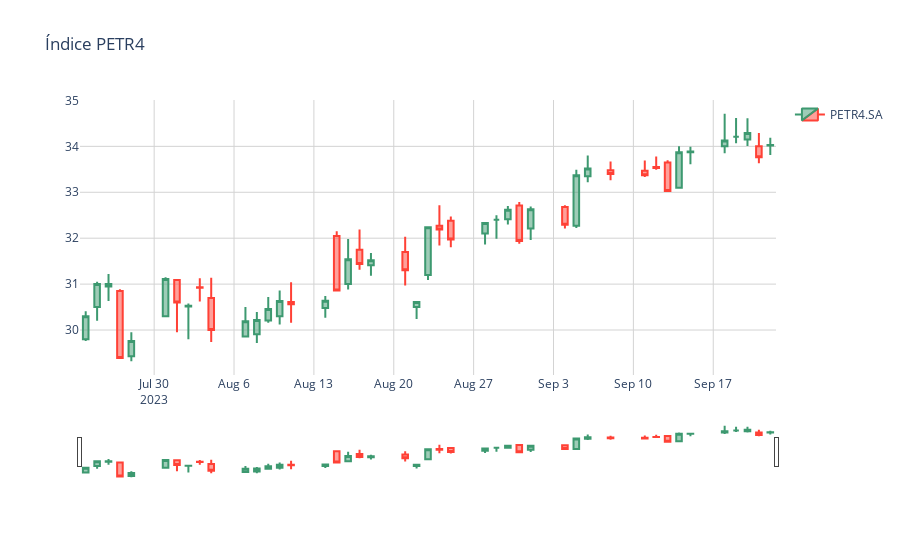

Write notebook code for a chart like this one.
### Code cell
layout = Layout(
     paper_bgcolor='rgba(0,0,0,0)',
     plot_bgcolor='rgba(0,0,0,0)'
)

grafico = graph_objects.Figure(
    data=[graph],
    layout_title="Índice PETR4",
    layout=layout
)
grafico.update_xaxes(showgrid=True, gridwidth=1, gridcolor='LightGrey')
grafico.update_yaxes(showgrid=True, gridwidth=1, gridcolor='LightGrey')

grafico
